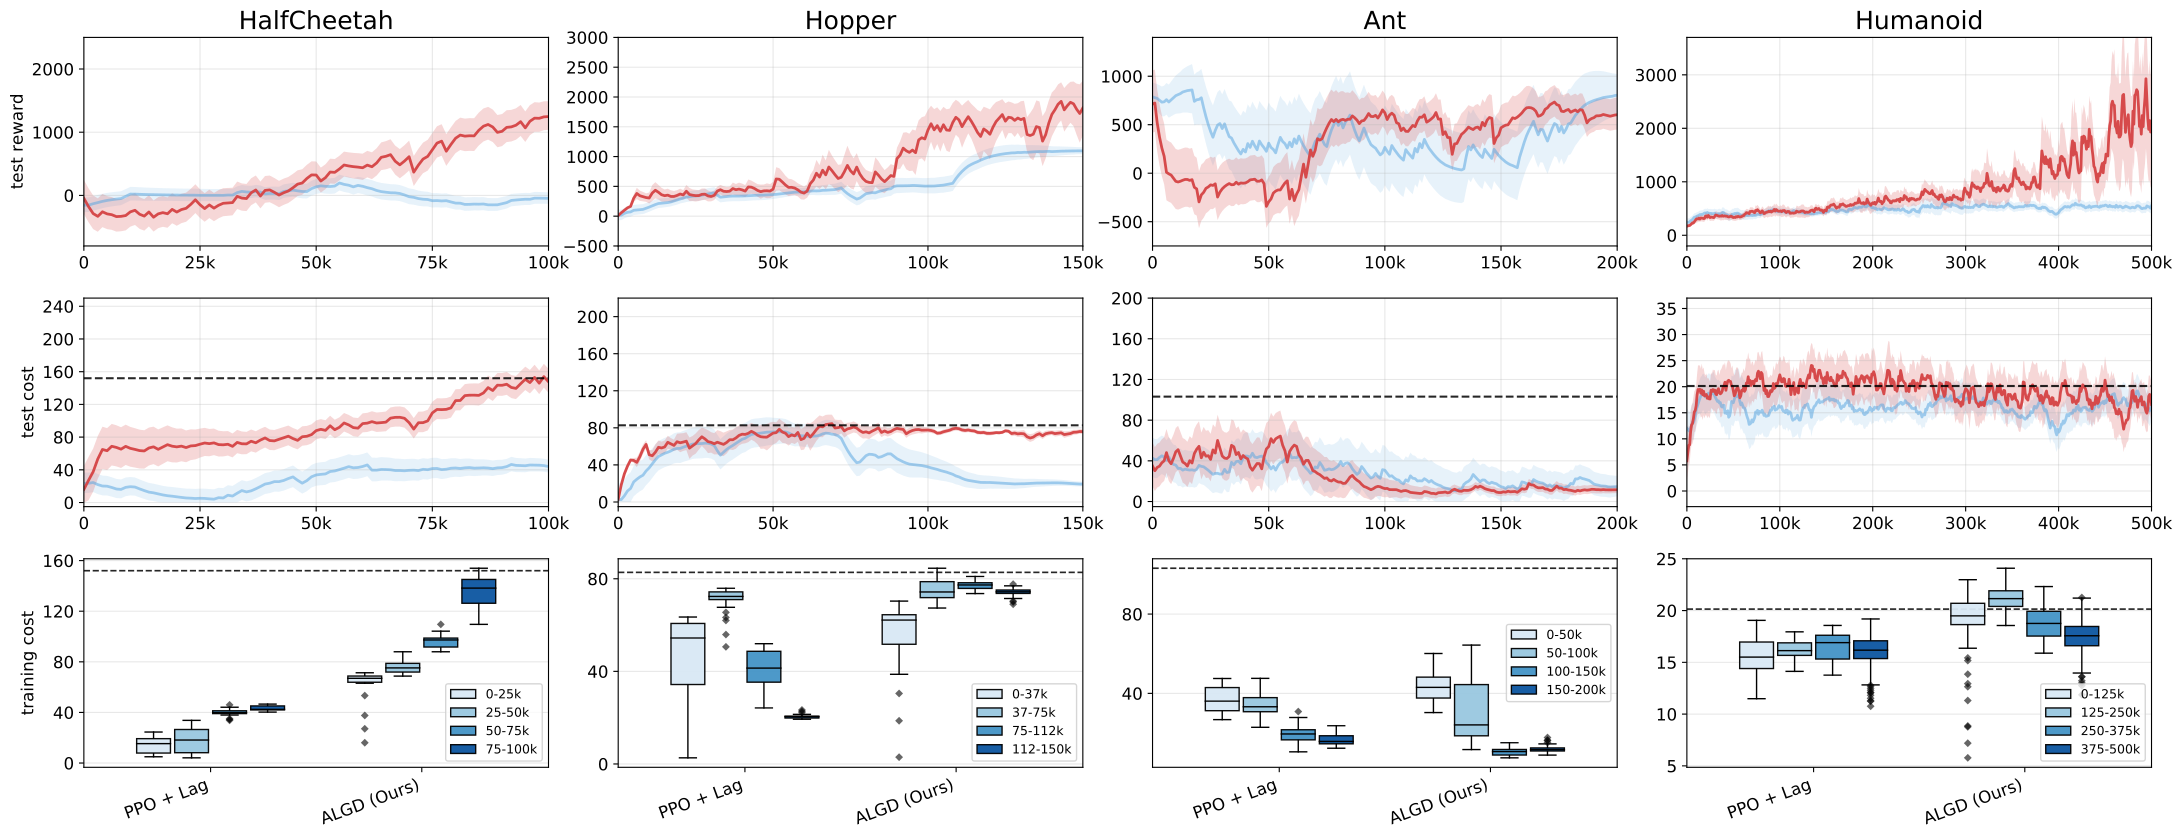

Here is the Python script that generated this plot:
import os
import numpy as np
import pandas as pd
import matplotlib.pyplot as plt
from matplotlib.ticker import FuncFormatter, MultipleLocator
import matplotlib.cm as cm

# ======================= 全局风格 =======================
plt.rcParams.update({
    "font.size": 12,
    "axes.titlesize": 18,
    "axes.labelsize": 12,
    "legend.fontsize": 18,
})

COST_Y_TICK_STEP = 40

# Mujoco 的 reward tick 你后续可按需要改（先给一个保守默认）
TASK_REWARD_Y_TICK_STEP = {
    "HalfCheetah": 1000,
    "Hopper":      500,
    "Ant":         500,
    "Humanoid":    1000,
}

# ======================= Baselines 配置 =======================
MODEL_LABELS = [
    "PPO + Lag",
    "ALGD (Ours)",
]

MODEL_COLORS = [
    # "#5ad7c3",
    # "#8a6bc7",  
    "#5da7df",  
    # "#7fd54c",
    "#d64a4b",
]

COLOR_MAP = dict(zip(MODEL_LABELS, MODEL_COLORS))

ALPHA_HIGHLIGHT = 1.0
ALPHA_OTHERS = 0.55
BAND_ALPHA = 0.15
OURS_BAND_ALPHA = 0.22

# Cost 阈值线：每个 task 一个
COST_THRESHOLDS = {
    "Ant-v3": 103.115,
    "HalfCheetah-v3": 151.989,
    "Hopper-v3": 82.748,
    "Humanoid-v3": 20.140,
}


# ======================= Mujoco Task 配置 =======================
TASKS = [
    "HalfCheetah",
    "Hopper",
    "Ant",
    "Humanoid",
]

# 这里给常见训练步数占位，你可按你的日志实际步数改
TASK_MAX_STEP = {
    "HalfCheetah": 100_000,
    "Hopper":      150_000,
    "Ant":         200_000,
    "Humanoid":    500_000,
}

TASK_X_TICK_STEP = {
    "HalfCheetah": 25_000,
    "Hopper":      50_000,
    "Ant":         50_000,
    "Humanoid":    100_000,
}

# ======================= y 轴范围接口（先给 None / 占位） =======================
# 如果你希望像 safety-gym 一样每个 task 固定 y 轴范围，就在这里填 (low, high)
TASK_REWARD_YLIM = {
    "HalfCheetah": (-800, 2500),
    "Hopper":      (-500, 3000),
    "Ant":         (-750, 1400),
    "Humanoid":    (-200, 3700),
}

TASK_COST_YLIM = {
    "HalfCheetah": (-5, 250),
    "Hopper":      (-5, 220),
    "Ant":         (-5, 200),
    "Humanoid":    (-3, 37),
}

# ======================= history路径（先留空，后续你填） =======================
TASK_HISTORY_PATHS = {
    "HalfCheetah": {
        "PPO + Lag":     "../results/HalfCheetah-v3/halfcheetah_ppolag/2025-12-17_20-31_seed2325/history_meanstd.csv",
        "ALGD (Ours)":   "../results/HalfCheetah-v3/halfcheetah_algd/2025-12-09_11-12_seed1148/history_meanstd.csv",
    },
    "Hopper": {
        "PPO + Lag":     "../results/Hopper-v3/hopper_ppolag/2025-12-17_20-36_seed1219/history_meanstd.csv",
        # "ALGD (Ours)":   "../results/Hopper-v3/hopper_algd/2025-12-08_03-21_seed1538/history_meanstd.csv",
        "ALGD (Ours)":   "temp_history/hopper_history_meanstd.csv",
    },
    "Ant": {
        "PPO + Lag":     "../results/Ant-v3/ant_ppolag/2025-12-17_20-42_seed1069/history_meanstd.csv",
        "ALGD (Ours)":   "../results/Ant-v3/ant_algd/2025-12-11_15-14_seed5428/history_meanstd.csv",
    },
    "Humanoid": {
        "PPO + Lag":     "../results/Humanoid-v3/humanoid_ppolag/2025-12-17_21-01_seed4625/history_meanstd.csv",
        "ALGD (Ours)":   "temp_history/humanoid_history_meanstd.csv",
    },
}

# ======================= 工具函数 =======================
def k_formatter(x, pos):
    x = float(x)
    if abs(x) >= 1000:
        return f"{int(x/1000)}k"
    return str(int(x))

def load_history(path):
    """
    读取你现在 safety-gym 同格式的 history_meanstd.csv：
      step, return_mean, return_std_lower, return_std_upper,
            cost_mean,   cost_std_lower,   cost_std_upper
    """
    df = pd.read_csv(path)

    step = df["step"].to_numpy()

    ret_mean  = df["return_mean"].to_numpy()
    ret_upper = df["return_std_upper"].to_numpy()
    ret_lower = df["return_std_lower"].to_numpy()

    cost_mean  = df["cost_mean"].to_numpy()
    cost_upper = df["cost_std_upper"].to_numpy()
    cost_lower = df["cost_std_lower"].to_numpy()

    return step, ret_mean, ret_lower, ret_upper, cost_mean, cost_lower, cost_upper

def safe_exists(path):
    return path is not None and str(path).strip() != "" and os.path.exists(path)

def segment_labels(max_step, n_segments=4):
    edges = np.linspace(0, max_step, n_segments + 1, dtype=int)
    labels = []
    for i in range(n_segments):
        a = edges[i]
        b = edges[i + 1]
        labels.append(f"{int(a/1000)}-{int(b/1000)}k")
    return edges, labels

# ======================= 主绘图 =======================
def main(save_path="mujoco.pdf"):
    # 关键：figsize 与 safety-gym 一致，便于后续拼接（整体宽度一致）
    n_rows, n_cols = 3, len(TASKS)
    fig, axes = plt.subplots(n_rows, n_cols, figsize=(22, 9), sharex=False)
    if n_cols == 1:
        axes = axes.reshape(n_rows, 1)

    formatter = FuncFormatter(k_formatter)

    # 顶部统一 legend：只收集一次（按 MODEL_LABELS 顺序）
    legend_handles = {}

    # boxplot 用 4 段蓝色渐变
    seg_colors = [cm.Blues(x) for x in np.linspace(0.15, 0.85, 4)]

    for col, task in enumerate(TASKS):
        thr = COST_THRESHOLDS.get(f"{task}-v3", None)
        
        max_step = TASK_MAX_STEP[task]
        tick_step = TASK_X_TICK_STEP[task]

        ax_r = axes[0, col]
        ax_c = axes[1, col]
        ax_b = axes[2, col]

        ax_r.set_title(task)

        # ====== Reward / Cost 曲线 ======
        for label in MODEL_LABELS:
            path = TASK_HISTORY_PATHS.get(task, {}).get(label, None)
            if not safe_exists(path):
                continue

            step, ret_mean, ret_lower, ret_upper, cost_mean, cost_lower, cost_upper = load_history(path)

            mask = step <= max_step
            step_r = step[mask]
            step_c = step[mask]

            ret_mean  = ret_mean[mask]
            ret_lower = ret_lower[mask]
            ret_upper = ret_upper[mask]

            cost_mean  = cost_mean[mask]
            cost_lower = cost_lower[mask]
            cost_upper = cost_upper[mask]

            color = COLOR_MAP[label]
            is_ours = (label == "ALGD (Ours)")
            alpha_line = ALPHA_HIGHLIGHT if is_ours else ALPHA_OTHERS

            ax_r.fill_between(
                step_r, ret_lower, ret_upper,
                color=color,
                alpha=OURS_BAND_ALPHA if is_ours else BAND_ALPHA,
                linewidth=0
            )
            line_r, = ax_r.plot(step_r, ret_mean, color=color, linewidth=2, alpha=alpha_line)

            ax_c.fill_between(
                step_c, cost_lower, cost_upper,
                color=color,
                alpha=OURS_BAND_ALPHA if is_ours else BAND_ALPHA,
                linewidth=0
            )
            line_c, = ax_c.plot(step_c, cost_mean, color=color, linewidth=2, alpha=alpha_line)

            if label not in legend_handles:
                legend_handles[label] = line_c

        # 网格、阈值线
        ax_r.grid(True, alpha=0.3)
        ax_c.grid(True, alpha=0.3)
        if thr is not None:
            ax_c.axhline(thr, color="black", linestyle="--", linewidth=1.5, alpha=0.85)

        # x 轴：范围、刻度、k 格式；不显示 xlabel
        for ax in (ax_r, ax_c):
            ax.set_xlim(0, max_step)
            ax.xaxis.set_major_formatter(formatter)
            ax.xaxis.set_major_locator(MultipleLocator(tick_step))
            ax.set_xlabel("")

        # y 轴范围（若设了就固定）
        r_ylim = TASK_REWARD_YLIM.get(task, None)
        if r_ylim is not None:
            ax_r.set_ylim(r_ylim[0], r_ylim[1])

        c_ylim = TASK_COST_YLIM.get(task, None)
        if c_ylim is not None:
            ax_c.set_ylim(c_ylim[0], c_ylim[1])

        # y 轴刻度密度
        if task == "Humanoid":
            ax_c.yaxis.set_major_locator(MultipleLocator(5))
            ax_b.yaxis.set_major_locator(MultipleLocator(5))
        else:
            ax_c.yaxis.set_major_locator(MultipleLocator(COST_Y_TICK_STEP))
            ax_b.yaxis.set_major_locator(MultipleLocator(COST_Y_TICK_STEP))

        r_tick = TASK_REWARD_Y_TICK_STEP.get(task, None)
        if r_tick is not None:
            ax_r.yaxis.set_major_locator(MultipleLocator(r_tick))

        # y 标签只放第一列
        if col == 0:
            ax_r.set_ylabel("test reward")
            ax_c.set_ylabel("test cost")
            ax_b.set_ylabel("training cost")
        else:
            ax_r.set_ylabel("")
            ax_c.set_ylabel("")
            ax_b.set_ylabel("")

        # ====== Boxplot：把总 step 均分 4 段 ======
        ax_b.grid(True, axis="y", alpha=0.3)
        ax_b.set_xlabel("")

        present_labels = []
        for label in MODEL_LABELS:
            path = TASK_HISTORY_PATHS.get(task, {}).get(label, None)
            if safe_exists(path):
                present_labels.append(label)

        if len(present_labels) == 0:
            ax_b.set_xticks([])
            ax_b.set_yticks([])
            continue

        edges, seg_leg_labels = segment_labels(max_step, n_segments=4)

        x_base = np.arange(len(present_labels), dtype=float)
        offsets = np.linspace(-0.27, 0.27, 4)
        box_width = 0.16

        seg_handles = []
        for s in range(4):
            data_for_seg = []
            for label in present_labels:
                step, _, _, _, cost_mean, _, _ = load_history(TASK_HISTORY_PATHS[task][label])

                lo, hi = edges[s], edges[s + 1]
                mask = (step >= lo) & (step <= hi)
                vals = cost_mean[mask]
                if vals.size == 0:
                    vals = np.array([np.nan])
                data_for_seg.append(vals)

            positions = x_base + offsets[s]
            bp = ax_b.boxplot(
                data_for_seg,
                positions=positions,
                widths=box_width,
                patch_artist=True,
                showfliers=True,
                manage_ticks=False,
                flierprops=dict(
                    marker='D',
                    markersize=4,
                    markerfacecolor="black",
                    markeredgecolor="black",
                    markeredgewidth=0.0,
                    alpha=0.6
                )
            )

            for patch in bp["boxes"]:
                patch.set_facecolor(seg_colors[s])
                patch.set_edgecolor("black")
                patch.set_alpha(0.95)
            for element in ["whiskers", "caps", "medians"]:
                for item in bp[element]:
                    item.set_color("black")
                    item.set_linewidth(1.0)

            seg_handles.append(bp["boxes"][0])

        ax_b.set_xlim(-0.6, len(present_labels) - 0.4)
        ax_b.set_xticks(x_base)
        ax_b.set_xticklabels(present_labels, rotation=20, ha="right")

        if thr is not None:
            ax_b.axhline(thr, color="black", linestyle="--", linewidth=1.2, alpha=0.85)


        ax_b.legend(
            seg_handles,
            seg_leg_labels,
            loc="best",
            frameon=True,
            fontsize=9,
        )

#     # ====== 顶部统一 legend（黑色圆角矩形框） ======
#     ordered_handles = []
#     ordered_labels = []
#     for lb in MODEL_LABELS:
#         if lb in legend_handles:
#             ordered_handles.append(legend_handles[lb])
#             ordered_labels.append(lb)

#     leg = fig.legend(
#         ordered_handles,
#         ordered_labels,
#         loc="upper center",
#         ncol=len(MODEL_LABELS),
#         frameon=True,
#         fancybox=True,
#         bbox_to_anchor=(0.5, 1.06),
#         borderpad=0.6,
#         handlelength=2.2,
#         columnspacing=1.4,
#     )

#     frame = leg.get_frame()
#     frame.set_edgecolor("grey")
#     frame.set_linewidth(1.5)
#     frame.set_facecolor("white")
#     frame.set_alpha(1.0)

    plt.tight_layout(rect=[0, 0, 1, 0.95])
    plt.subplots_adjust(wspace=0.15, hspace=0.25)

    plt.savefig(save_path, bbox_inches="tight")
    print(f"[Saved] {save_path}")

if __name__ == "__main__":
    main("onpolicy_mujoco.pdf")
